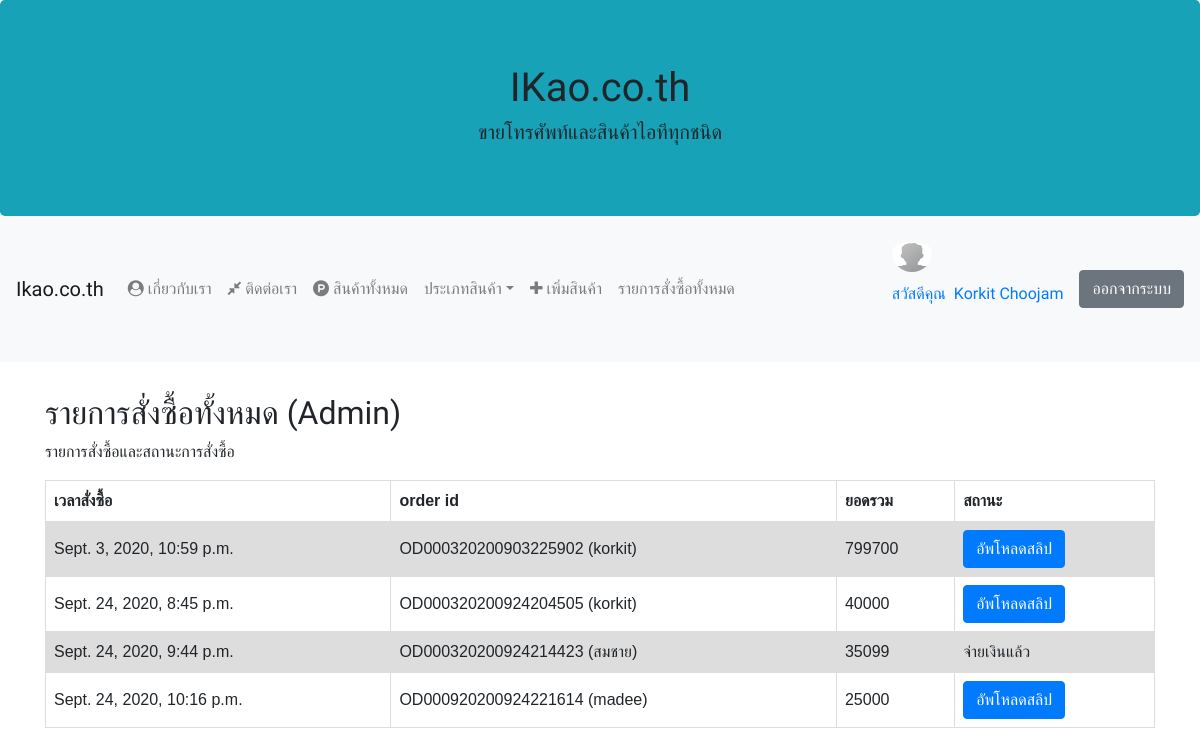
Screenshot of /allorderlist/ (signed in) with the database file from the repository.
### myapp/models.py (models this page shows, shortened)
class Profile(models.Model):
	user = models.OneToOneField(User,on_delete=models.CASCADE)
	photo = models.ImageField(upload_to="photoprofile",null=True,blank=True,default='default.png')
	usertype = models.CharField(max_length=100,default='member')
	cartquan = models.IntegerField(default=0)

class OrderPending(models.Model):
	orderid = models.CharField(max_length=100)
	user = models.ForeignKey(User,on_delete=models.CASCADE)
	name = models.CharField(max_length=100)
	tel = models.CharField(max_length=100)
	address = models.TextField()
	shipping  = models.CharField(max_length=100)
	payment = models.CharField(max_length=100)
	other = models.TextField()
	stamp = models.DateTimeField(auto_now_add=True,blank=True,null=True)
	paid = models.BooleanField(default=False)
	slip = models.ImageField(upload_to="slip",null=True,blank=True)
	paymentid = models.CharField(max_length=100,null=True,blank=True)

### myapp/views.py (the view)
# urls.py: path('allorderlist/',AllOrderlistPage,name='allorderlist-page')
def AllOrderlistPage(request):
	context = {}
	order = OrderPending.objects.all()
	for od in order:
		orderid = od.orderid
		odlist = Orderlist.objects.filter(orderid=orderid)
		total = sum([c.total for c in odlist])
		od.total = total
	context['allorder'] = order
	return render(request, 'myapp/allorderlist.html',context)

### myapp/template/myapp/allorderlist.html
{% extends 'myapp/base.html' %}
{% block content %}
<table>
    <h2>รายการสั่งซื้อทั้งหมด (Admin)</h2>
    <p>รายการสั่งซื้อและสถานะการสั่งซื้อ</p>
    <tr>
        <th>เวลาสั่งซื้อ</th>
        <th>order id</th>
        <th>ยอดรวม</th>
        <th>สถานะ</th>
    </tr>
    {% for od in allorder %}
    <tr>
        <td>{{od.stamp}}</td>
        <td>{{od.orderid}} ({{od.name}})</td>
        <td>{{od.total}}</td>
        <td>
            {% if od.paid %}
                จ่ายเงินแล้ว
            {% else %}
            <a href="#" class="btn btn-primary">อัพโหลดสลิป</a>
            {% endif %}
        </td>
    </tr>
    {% endfor %}
</table>
{% endblock content %}

### myapp/template/myapp/base.html (shortened to what this page needs)
<!DOCTYPE html>
<html lang="en">
<head>
  <link rel="stylesheet" href="https://maxcdn.bootstrapcdn.com/bootstrap/4.5.0/css/bootstrap.min.css">
  <link rel="stylesheet" href="https://cdnjs.cloudflare.com/ajax/libs/font-awesome/4.7.0/css/font-awesome.min.css">
  {% load static %}
  <link rel="stylesheet" href="{% static 'css/app.css' %}">
</head>
<body>
  <div class="jumbotron text-center bg-info" style="margin-bottom:0">
    <h1>IKao.co.th</h1>
    <h5>ขายโทรศัพท์และสินค้าไอทีทุกชนิด</h5>
  </div>
  <nav class="navbar navbar-expand-sm bg-light navbar-light" style="margin-bottom: 2em;">
    <a class="navbar-brand" href="{% url 'home-page' %}">Ikao.co.th</a>
    <div class="collapse navbar-collapse" id="collapsibleNavbar">
      <ul class="navbar-nav mr-auto">
        <li class="nav-item">
          <a href="{% url 'about-page' %}" class="nav-link"><i class="fa fa-user-circle"></i> เกี่ยวกับเรา</a>
        </li>
        <li class="nav-item">
          <a href="{% url 'contact-page' %}" class="nav-link"><i class="fa fa-compress"></i> ติดต่อเรา</a>
        </li>
        <li class="nav-item">
          <a href="{% url 'allproduct-page' %}" class="nav-link"><i class="fa fa-product-hunt"></i> สินค้าทั้งหมด</a>
        </li>
        <li class="nav-item dropdown">
          <a class="nav-link dropdown-toggle" href="#" id="dropdown01" data-toggle="dropdown" aria-haspopup="true"
            aria-expanded="false">ประเภทสินค้า</a>
        </li>
        {% if user.is_authenticated and user.profile.usertype == 'admin' %}
        <li class="nav-item">
          <a href="{% url 'addproduct-page' %}" class="nav-link"><i class="fa fa-plus"></i> เพิ่มสินค้า</a>
        </li>
        <li class="nav-item">
          <a href="{% url 'allorderlist-page' %}" class="nav-link">รายการสั่งซื้อทั้งหมด
        </li>
        {% endif %}
      </ul>
      {% if user.is_authenticated %}
      <img src="{{user.profile.photo.url}}" alt="profile" width="40px" height="40px" class="rounded-circle">&nbsp
      <p style="margin-top:10px">สวัสดีคุณ&nbsp {{user.first_name}}
        {{user.last_name}}
      </p>&nbsp
      <a class="btn btn-secondary" href="{% url 'logout' %}">ออกจากระบบ</a>
      {% else %}
      <a class="btn btn-success" href="{% url 'register-page' %}">สมัครสมาชิก</a>&nbsp&nbsp&nbsp
      <a class="btn btn-success" href="{% url 'login' %}">เข้าสู่ระบบ</a>
      {% endif %}
    </div>
  </nav>
  <div class="container">
    {% block content %}
    {% endblock content %}
  </div>
</body>
</html>

### static/css/app.css (style rules this page uses)
img { max-width: 75%; max-height: 25%; padding-top: 10px; }
body { padding: 0px 0px 30px 0px; font-family: "Kanit", sans-serif; font-weight: 100; }
h1 { font-weight: 100; }
table { font-family: arial, sans-serif; border-collapse: collapse; width: 100%; }
td, th { border: 1px solid #dddddd; text-align: left; padding: 8px; }
tr:nth-child(even) { background-color: #dddddd; }

### rows the page displays
OrderPending: stamp "Sept. 3, 2020, 10:59 p.m.", orderid "OD000320200903225902", name "korkit", total "799700", paid "อัพโหลดสลิป"
OrderPending: stamp "Sept. 24, 2020, 8:45 p.m.", orderid "OD000320200924204505", name "korkit", total "40000", paid "อัพโหลดสลิป"
OrderPending: stamp "Sept. 24, 2020, 9:44 p.m.", orderid "OD000320200924214423", name "สมชาย", total "35099", paid "จ่ายเงินแล้ว"
OrderPending: stamp "Sept. 24, 2020, 10:16 p.m.", orderid "OD000920200924221614", name "madee", total "25000", paid "อัพโหลดสลิป"

### other values shown
{{ user.first_name }} "Korkit"
{{ user.last_name }} "Choojam"
